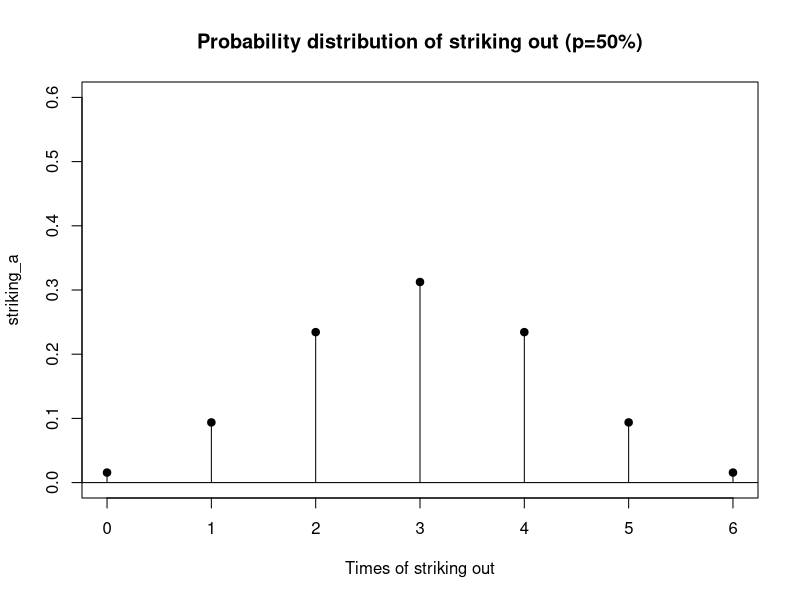
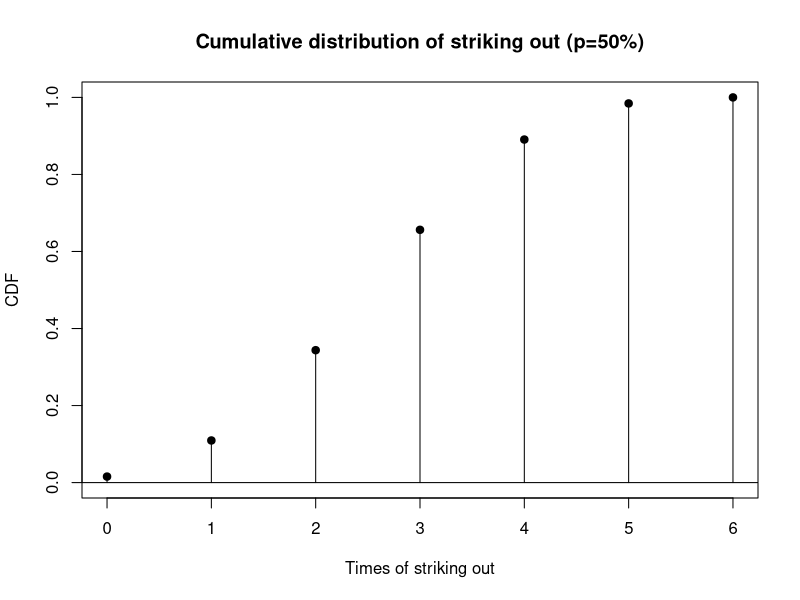
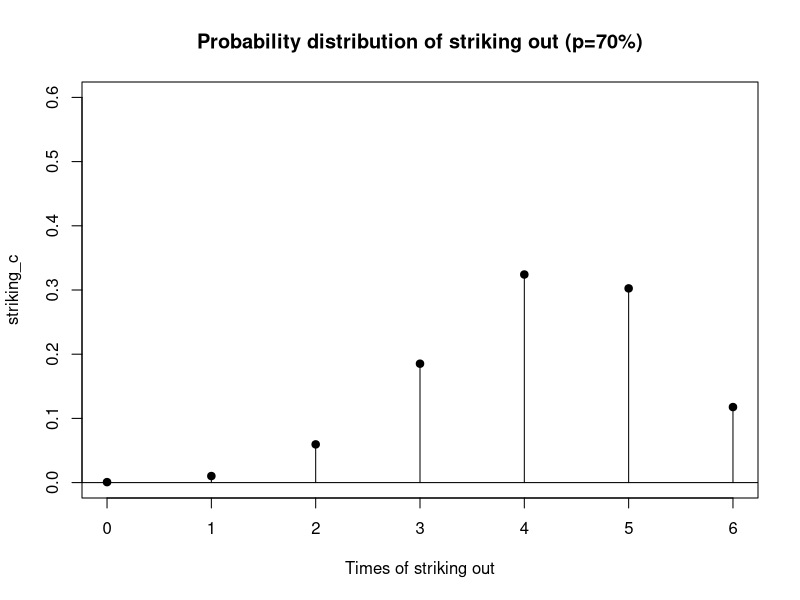
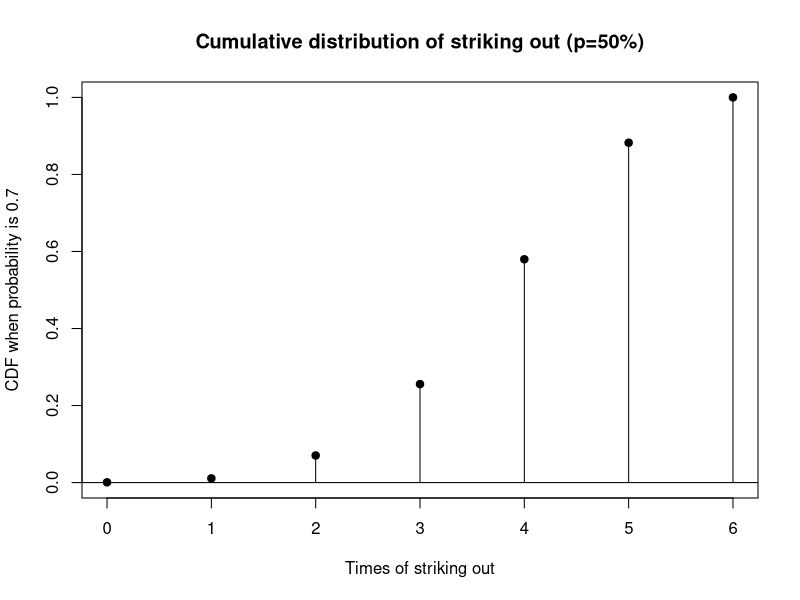
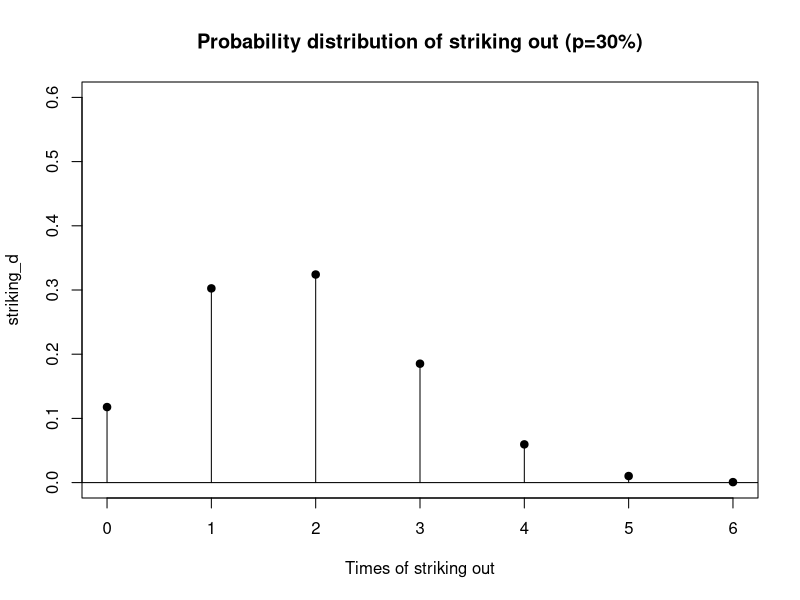
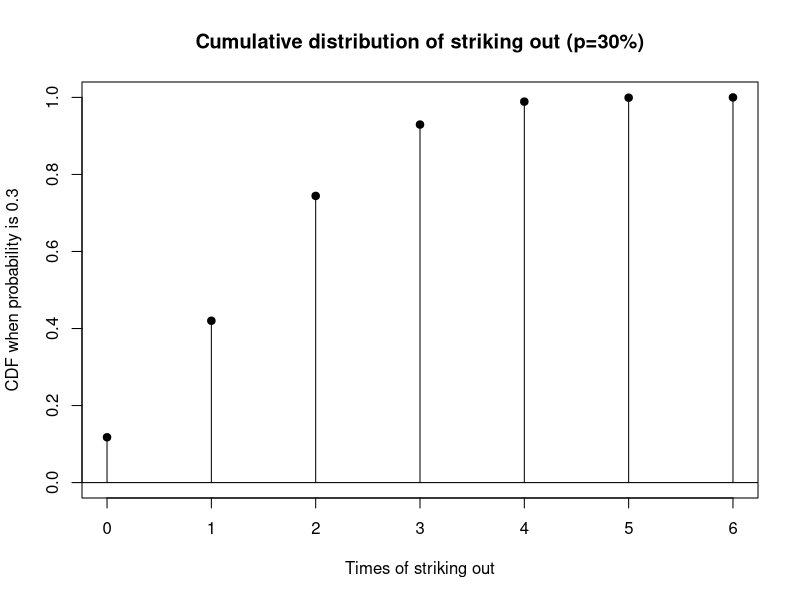
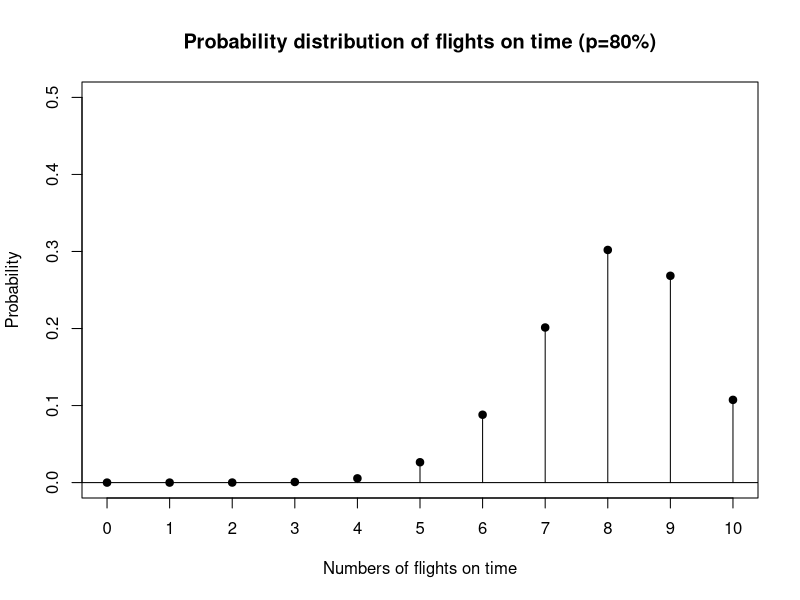
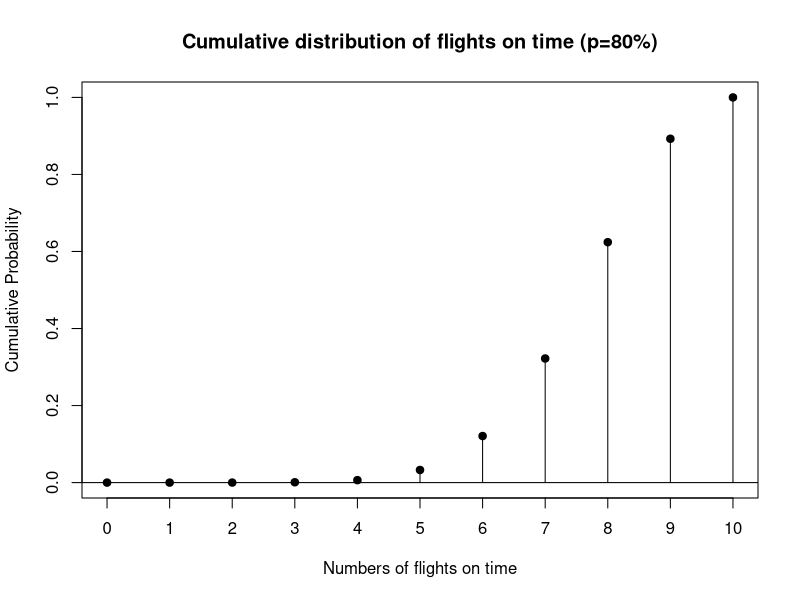

R code for these plots, in order:
# Part 1) Binomial distribution
#Suppose a pitcher in Baseball has 50% chance of getting a strike-out.Using the binomial distribution,
# a) Compute and plot the probability distribution for striking out the next 6 batters.
striking_a <- dbinom(0:6,size=6,prob=0.5)
striking_a
#plot the PMF of striking out the 6 batters
plot(0:6, striking_a, type="h",xaxt = "n",
     xlab="Times of striking out",ylab="striking_a", ylim = c(0, 0.6),main="Probability distribution of striking out (p=50%)")
abline(h=0)
points(0:6, striking_a, pch=19)
axis(side = 1, at = 0:6, labels = TRUE)

# b) Plot the CDF for the above
CDF <- pbinom(0:6, size = 6, prob = 0.5) #Calculate the CDF of striking out for 6 batters
plot(0:6, CDF, type="h",xaxt = "n",
     xlab="Times of striking out",ylab="CDF", ylim = c(0, 1),main="Cumulative distribution of striking out (p=50%)")
abline(h=0)
points(0:6, CDF, pch=19)
axis(side = 1, at = 0:6, labels = TRUE)

#c) Repeat a) and b) if the pitcher has 70% chance of getting a strike-out.
striking_c <- dbinom(0:6,size=6,prob=0.7)
striking_c
#plot the PMF of striking out the 6 batters if prob=0.7
plot(0:6, striking_c, type="h",xaxt = "n",
     xlab="Times of striking out",ylab="striking_c", ylim = c(0, 0.6),main="Probability distribution of striking out (p=70%)")
abline(h=0)
points(0:6, striking_c, pch=19)
axis(side = 1, at = 0:6, labels = TRUE)

#calculate and plot the CDF if the striking out prob is 0.7
CDF_c <- pbinom(0:6, size = 6, prob = 0.7)
plot(0:6, CDF_c, type="h",xaxt = "n",
     xlab="Times of striking out",ylab="CDF when probability is 0.7", ylim = c(0, 1),main="Cumulative distribution of striking out (p=50%)")
abline(h=0)
points(0:6, CDF_c, pch=19)
axis(side = 1, at = 0:6, labels = TRUE)

#d) Repeat a) and b) if the pitcher has 30% chance of getting a strike-out
striking_d <- dbinom(0:6,size=6,prob=0.3)
striking_d
#plot the PMF of striking out the 6 batters if prob=0.3
plot(0:6, striking_d, type="h",xaxt = "n",
     xlab="Times of striking out",ylab="striking_d", ylim = c(0, 0.6),main="Probability distribution of striking out (p=30%)")
abline(h=0)
points(0:6, striking_d, pch=19)
axis(side = 1, at = 0:6, labels = TRUE)

#calculate and plot the CDF if the striking out prob is 0.7
CDF_d <- pbinom(0:6, size = 6, prob = 0.3)
plot(0:6, CDF_d, type="h",xaxt = "n",
     xlab="Times of striking out",ylab="CDF when probability is 0.3", ylim = c(0, 1),main="Cumulative distribution of striking out (p=30%)")
abline(h=0)
points(0:6, CDF_d, pch=19)
axis(side = 1, at = 0:6, labels = TRUE)

#e) Infer from the shape of the distributions.
#When the striking-out probability is 50%, the probability of getting 3 times of striking out for the next 6 batters is the highest,
#and the probabilities of getting 0 or 6 times of striking out for the next 6 batters are equally the lowest.

#When the striking-out probability is 70%, the probability of getting 4 times of striking out for the next 6 batters is the highest,
#and the probability of getting 0 times of striking out for the next 6 batters is the lowest.

#When the striking-out probability is 30%, the probability of getting 2 times of striking out for the next 6 batters is the highest, 
#and the probability of getting 6 times of striking out for the next 6 batters is the lowest.

#Part 2) Binomial distribution 
#Suppose that 80% of the flights arrive on time. Using the binomial distribution,
#a) What is the probability that four flights will arrive on time in the next 10 flights?
n2 <- 10;p2 <- 0.8
flight_4 <- dbinom(4,size=n2,prob=p2) #calculating the PMF of 4 flights that are on time
flight_4

#b) What is the probability that four or fewer flights will arrive on time in the next 10 flights?
flight_01234 <- dbinom(0:4, size=n2,prob=p2)#calculating the PMF of 4 or fewer flights that are on time
flight_01234

#c) Compute the probability distribution for flight arriving in time for the next 10 flights.
flight_0to10 <- dbinom(0:10,size=n2,prob=p2)
flight_0to10

#d) Show the PMF and the CDF for the next 10 flights.
plot(0:10,flight_0to10,type="h",xaxt = "n",
     xlab="Numbers of flights on time",ylab="Probability", ylim = c(0, 0.5),main="Probability distribution of flights on time (p=80%)")
abline(h=0)
points(0:10, flight_0to10, pch=19)
axis(side = 1, at = 0:10, labels = TRUE)
#calculate and plot the CDF of the 10 flights on time
CDF_flight <- pbinom(0:10, size=n2,prob=p2)
plot(0:10,CDF_flight,type="h",xaxt = "n",
     xlab="Numbers of flights on time",ylab="Cumulative Probability", ylim = c(0, 1),main="Cumulative distribution of flights on time (p=80%)")
abline(h=0)
points(0:10, CDF_flight, pch=19)
axis(side = 1, at = 0:10, labels = TRUE)

#Part 3) Poisson distribution
#Suppose that on average 10 cars drive up to the teller window at your bank between 3 PM and 4 PM and the random variable has a Poisson distribution. During this time period,

#Part 4) Uniform distribution
#Suppose that your exams are graded using a uniform distribution between 60 and 100 (both inclusive).
##a) What is the probability of scoring i) 60? ii) 80? iii) 100?
grade <- seq(60,100)
grade
